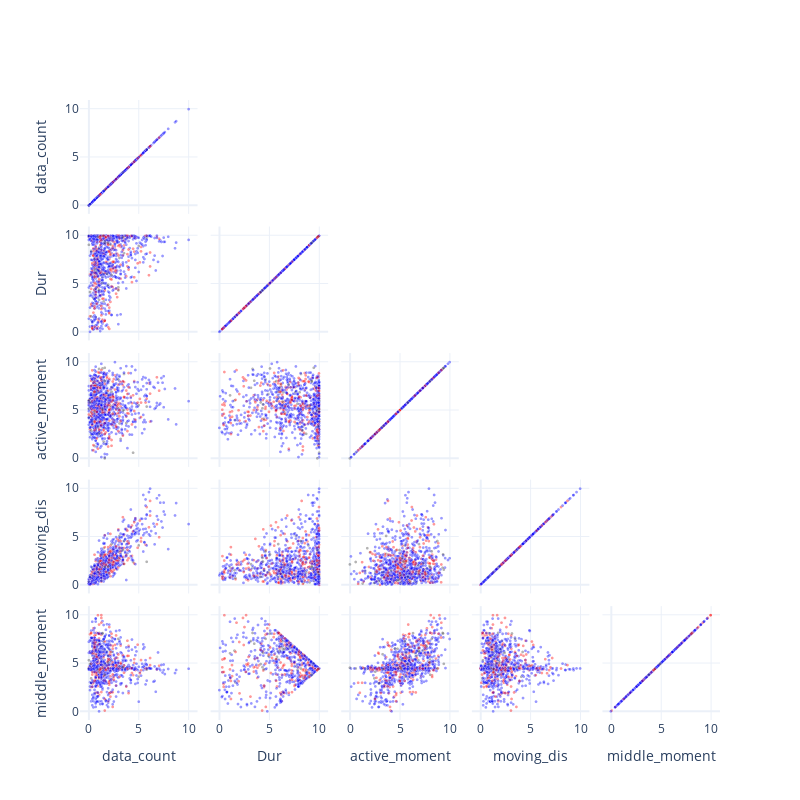

The cell this chart's notebook holds for it:
### Code cell
myplot.Scatter_Matrix(df_cluster,
                      dimentions = ['data_count',
                                    'Dur',
                                    'active_moment',
                                    'moving_dis',
                                    'middle_moment',
                                    ],
                        color = 'id')

### Figure 1 — Plotly figure (JSON) as saved in the notebook; plotly's stock layout.template omitted (floating-point values rounded to 4 significant figures; data arrays with more than 128 entries replaced by an {"elided": "..."} marker saying what was removed)
{"data": [{"dimensions": [{"label": "data_count", "values": {"elided": "1088 float values"}}, {"label": "Dur", "values": {"elided": "1088 float values"}}, {"label": "active_moment", "values": {"elided": "1088 float values"}}, {"label": "moving_dis", "values": {"elided": "1088 float values"}}, {"label": "middle_moment", "values": {"elided": "1088 float values"}}], "marker": {"color": {"elided": "1088 int values"}, "colorscale": [[0, "rgb(0,0,255)"], [1, "rgb(255,0,0)"]], "line": {"color": "white", "width": 0.5}, "opacity": 0.4, "showscale": false, "size": 3}, "showupperhalf": false, "type": "splom"}], "layout": {"dragmode": "select", "height": 800, "hovermode": "closest", "width": 800}}
